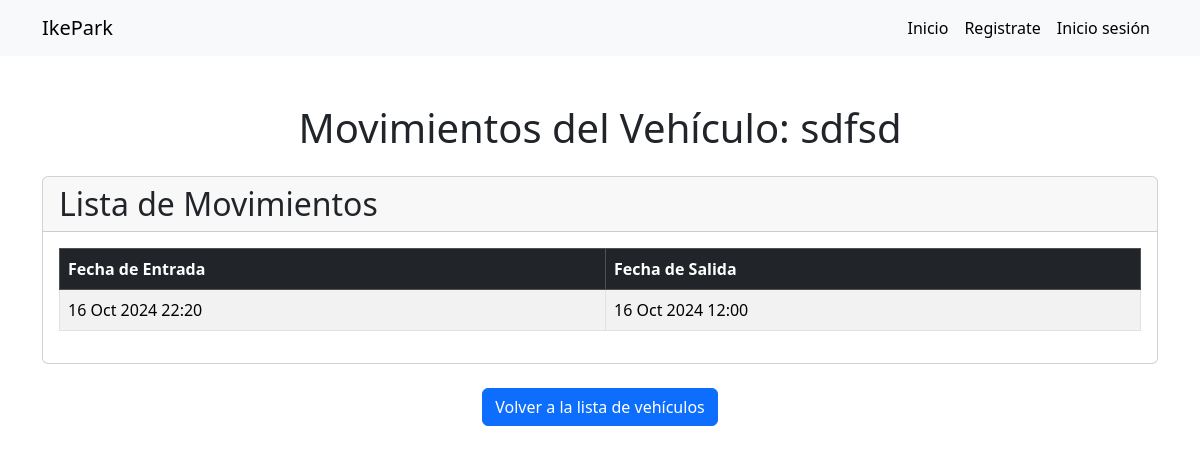
/vehiculo/20/movimientos/, run on the app's committed database.
### funveh/models.py (models this page shows, shortened)
class Vehiculo(models.Model):
    placa = models.CharField(max_length=10)
    color = models.CharField(max_length=30)
    modelo = models.CharField(max_length=50)
    tipo_vehiculo = models.ForeignKey('TipoVehiculo', null=True, blank=True, on_delete=models.SET_NULL)  # Relación con TipoVehiculo
    funcionario = models.ForeignKey('Funcionario', null=True, blank=True, on_delete=models.SET_NULL)
    fecha_entrada = models.DateField(default=timezone.now)
    hora_entrada = models.TimeField(default='00:00:00')
    fecha_salida = models.DateField(null=True, blank=True)
    hora_salida = models.TimeField(null=True, blank=True)

class MovimientoVehiculo(models.Model):
    vehiculo = models.ForeignKey(Vehiculo, on_delete=models.CASCADE)
    fecha_entrada = models.DateTimeField(default=timezone.now)
    fecha_salida = models.DateTimeField(null=True, blank=True)
    tipo_movimiento = models.CharField(max_length=50, choices=[('entrada', 'Entrada'), ('salida', 'Salida')])
    descripcion = models.TextField(blank=True, null=True)  # Añadir este campo

### funveh/views.py (the view)
# urls.py: path('vehiculo/<int:vehiculo_id>/movimientos/', views.mostrar_movimientos, name='movimientos_vehiculo'),
def mostrar_movimientos(request, vehiculo_id):
    vehiculo = get_object_or_404(Vehiculo, id=vehiculo_id)
    movimientos = MovimientoVehiculo.objects.filter(vehiculo=vehiculo).order_by('-fecha_entrada')
    return render(request, 'movimientos_vehiculo.html', {
        'vehiculo': vehiculo,
        'movimientos': movimientos,
    })

### funveh/templates/movimientos_vehiculo.html
{% extends 'base.html' %}
{% block content %}
<main class="container mt-5">
    <h1 class="text-center mb-4">Movimientos del Vehículo: {{ vehiculo.placa }}</h1>
    <div class="card">
        <div class="card-header">
            <h2 class="mb-0">Lista de Movimientos</h2>
        </div>
        <div class="card-body">
            <table class="table table-bordered table-striped">
                <thead class="table-dark">
                    <tr>
                        <th>Fecha de Entrada</th>
                        <th>Fecha de Salida</th>
                    </tr>
                </thead>
                <tbody>
                    {% for movimiento in movimientos %}
                    <tr>
                        <td>{{ movimiento.fecha_entrada|date:"d M Y H:i" }}</td>
                        <td>{{ movimiento.fecha_salida|date:"d M Y H:i" }}</td>
                    </tr>
                    {% empty %}
                    <tr>
                        <td colspan="2" class="text-center">No hay movimientos registrados para este vehículo.</td>
                    </tr>
                    {% endfor %}
                </tbody>
            </table>
        </div>
    </div>
    <div class="text-center mt-4">
        <a href="{% url 'tasks' %}" class="btn btn-primary">Volver a la lista de vehículos</a>
    </div>
</main>
{% endblock %}

### data on the page
Vehiculo: placa "sdfsd"
MovimientoVehiculo: fecha_entrada "16 Oct 2024 22:20", fecha_salida "16 Oct 2024 12:00"
